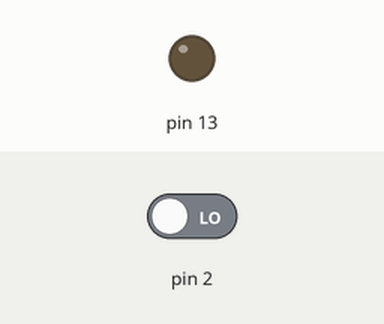
Bench run of a sketch on a simulated Arduino Uno, built with avr-gcc and run on an emulated ATmega328P. On the bench: output pins drawn as LEDs (lit = HIGH). Inputs (shaded band) come from the test bench; at power-on: pin 2 LOW. What the sketch prints to the serial monitor is not drawn.

Above: at 1.2 s.
1.3 s: pin 2 driven HIGH
At 1.8 s:
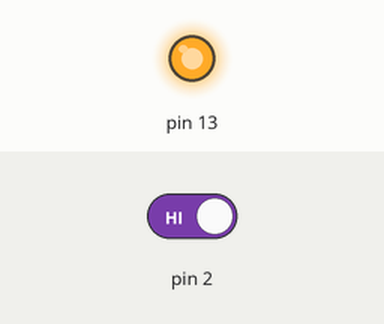
2.8 s: pin 2 driven LOW
At 4.1 s:
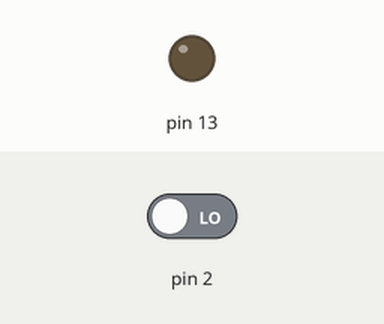
Timing chart, 0 to 5.8 s (numbered marks = the images above; inputs shaded):
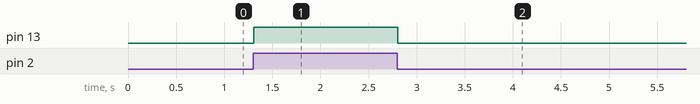

Measured:
- after the input at 1.3 s, pin 13: LOW → HIGH at once
- after the input at 2.8 s, pin 13: HIGH → LOW at once

The sketch:

01_suwi_sensor.ino
```cpp
void setup() {
  Serial.begin(9600); //시리얼 모니터를 시작합니다.
  pinMode(13,OUTPUT);
}

void loop() {
  int level = digitalRead(2);  // 수분센서의 신호를 측정합니다.
  Serial.println(level);   //시리얼 모니터에 값을 출력합니다.

  if(level == HIGH)      //수위센서에 액체가 감지되면,
    digitalWrite(13,HIGH);  //13번 핀에 HIGH를 출력합니다(LED점등)
  else                   //그렇지 않으면,
    digitalWrite(13,LOW);   //13번 핀에 LOW를 출력합니다(LED소등)
}
```
